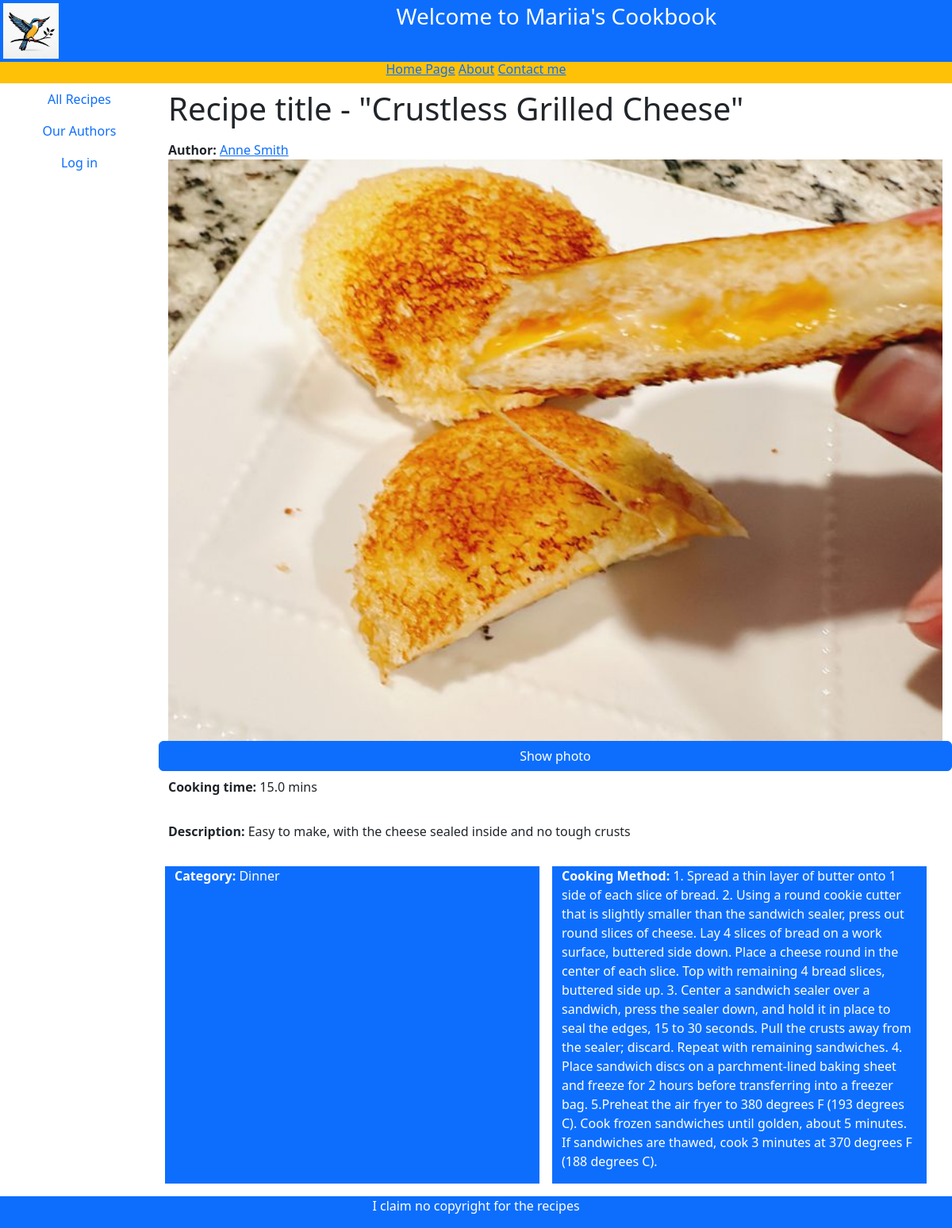
The page /recipes/2/ on the database its author committed.
### myapp/models.py (models this page shows, shortened)
class Recipe(models.Model):
    title = models.CharField(max_length=50,
                             help_text="Enter the title",
                             verbose_name="Recipe title")
    category = models.ForeignKey('Category',
                                 on_delete=models.CASCADE,
                                 help_text="Enter the recipe category",
                                 verbose_name="Recipe category",
                                 null=True)
    cooking_time = models.DecimalField(decimal_places=1,
                                       max_digits=3,
                                       help_text="Enter estimated cooking time",
                                       verbose_name="Cooking time (in mins)")
    author = models.ManyToManyField('Author',
                                    help_text="Enter the author(s) of the recipe",
                                    verbose_name="Recipe author(s)")
    description = models.TextField(max_length=150,
                                   help_text="Provide the quick description",
                                   verbose_name="Recipe description")
    cooking_method = models.TextField(max_length=1000,
                                      help_text="Describe the cooking process",
                                      verbose_name="Recipe description")
    photo = models.ImageField(upload_to='images',
                              help_text="Upload a photo",
                              verbose_name="Photo", null=True)
    objects: models.Manager()
    def display_author(self):
        return ', '.join([author.last_name for author in
                          self.author.all()])
    display_author.short_description = "Authors"

class Author(models.Model):
    first_name = models.CharField(max_length=20,
                                  help_text="Enter your first name",
                                  verbose_name="Your first name")
    last_name = models.CharField(max_length=30,
                                 help_text="Enter your last name",
                                 verbose_name="Your last name")
    objects: models.Manager()

class Category(models.Model):
    name = models.CharField(max_length=50,
                            help_text=" Enter the category of your Recipe",
                            verbose_name="Recipe Category")
    def __str__(self):
        return self.name

### myapp/views.py (the view)
# urls.py: path('recipes/<int:pk>/', views.RecipeDetailView.as_view(), name='recipe-detail'),
class RecipeDetailView(DetailView):
    model = Recipe
    context_object_name = 'recipe'

### templates/myapp/recipe_detail.html
{% extends "myapp/base.html" %}
{% block content %}
<div class="container text-start">
    <div class="row my-2">
        <h1>Recipe title - "{{ recipe.title }}"</h1>
    </div>
    <div class="row my-2">
        <div><strong>Author:</strong>
            {% for author in recipe.author.all %}
            <a href="">{{ author.first_name }} {{author.last_name}}</a>
            {% endfor %}
        </div>
        <img src="{{ recipe.photo.url }}" alt="photo" style="height:70px width:70px">
        <a href="{{ recipe.photo.url }}" class="btn btn-primary" target="_blank"> Show photo</a>
        <div class="row my-2">
            <div class="col">
                <p><strong>Cooking time:</strong> {{ recipe.cooking_time }} mins</p>
            </div>
        </div>
        <div class="row my-2">
            <p><strong>Description:</strong> {{ recipe.description }}</p>
        </div>
        <div class="row my-2">
            <div class="col mx-2 bg-primary text-white">
                <p><strong>Category:</strong> {{ recipe.category }}</p>
            </div>
            <div class="col mx-2 bg-primary text-white">
                <p><strong>Cooking Method:</strong> {{ recipe.cooking_method }}</p>
            </div>
        </div>
    </div>
</div>
{% endblock %}

### rows shown on the page
Recipe: title "Crustless Grilled Cheese", photo (picture), cooking_time "15.0", description "Easy to make, with the cheese sealed inside and no tough crusts", category "Dinner", cooking_method "1. Spread a thin layer of butter onto 1 side of each slice of bread. 2. Using a round cookie cutter that is slightly smaller than the sandwich sealer, press out round slices of cheese. Lay 4 slices of bread on a work surface, buttered side down. Place a cheese round in the center of each slice. Top with remaining 4 bread slices, buttered side up. 3. Center a sandwich sealer over a sandwich, press the sealer down, and hold it in place to seal the edges, 15 to 30 seconds. Pull the crusts away from the sealer; discard. Repeat with remaining sandwiches. 4. Place sandwich discs on a parchment-lined baking sheet and freeze for 2 hours before transferring into a freezer bag. 5.Preheat the air…"
Author: first_name "Anne", last_name "Smith"
